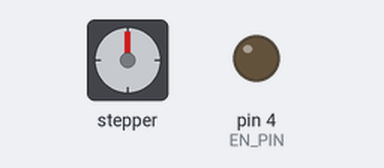
This sketch was run on a simulated Arduino Uno, built with avr-gcc and run on an emulated ATmega328P. On the bench: stepper motor, output pins drawn as LEDs (lit = HIGH). Random numbers use the default seed unless the sketch sets one; stepper angles assume 200 steps per turn.

Above: at 0.1 s.
At 6.6 s:
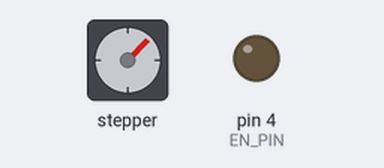
At 17.0 s:
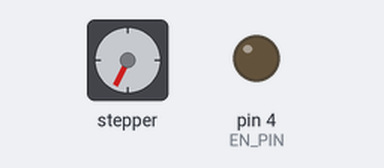
At 35.4 s:
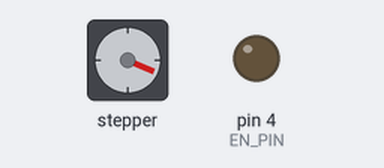
Timing chart, 0 to 40.0 s (numbered marks = the images above):
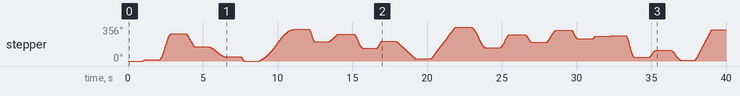

The sketch:

random.ino
```cpp
// random example by Mike McCauley (mikem@airspayce.com)
// Make a single stepper perform random changes in speed, position and acceleration

#include <AccelStepper.h>

int DIR_PIN = 2;
int STEP_PIN = 3;
int EN_PIN = 4;

AccelStepper stepper(AccelStepper::DRIVER, STEP_PIN, DIR_PIN);

void setup() {
  // Enable the stepper driver
  pinMode(EN_PIN, OUTPUT);
  digitalWrite(EN_PIN, LOW);
}

void loop() {
     if (stepper.distanceToGo() == 0)
    {
	// Random change to speed, position and acceleration
	// Make sure we dont get 0 speed or accelerations
	delay(1000);
	stepper.moveTo(rand() % 200);
	stepper.setMaxSpeed(constrain((rand() % 1500), 75, 1500));
	stepper.setAcceleration(constrain((rand() % 1500), 75, 1500));
    }
    stepper.run();
}
```
